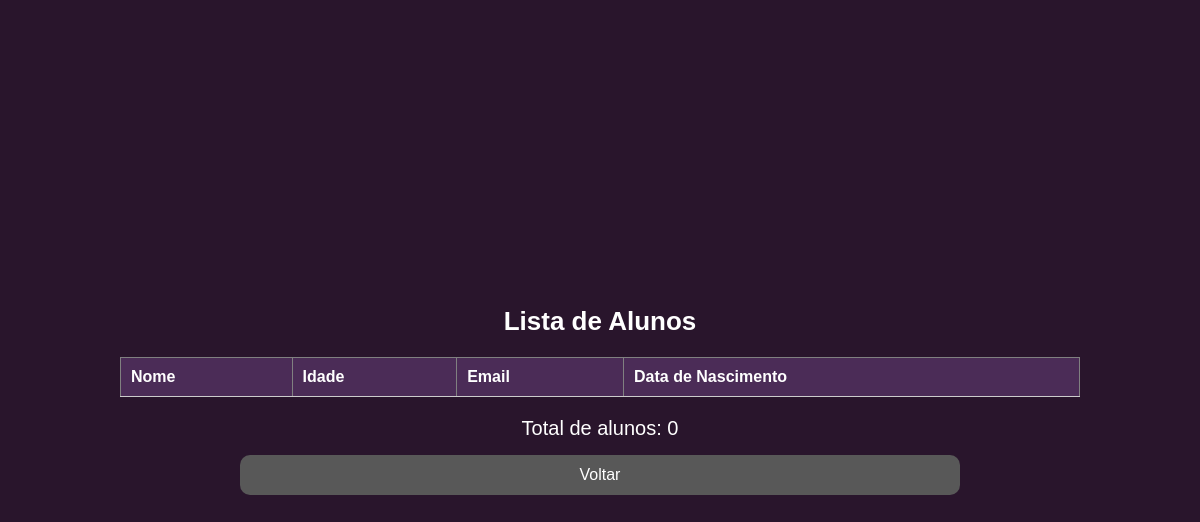
/aula/alunos/, run on an earlier commit of the app's database.
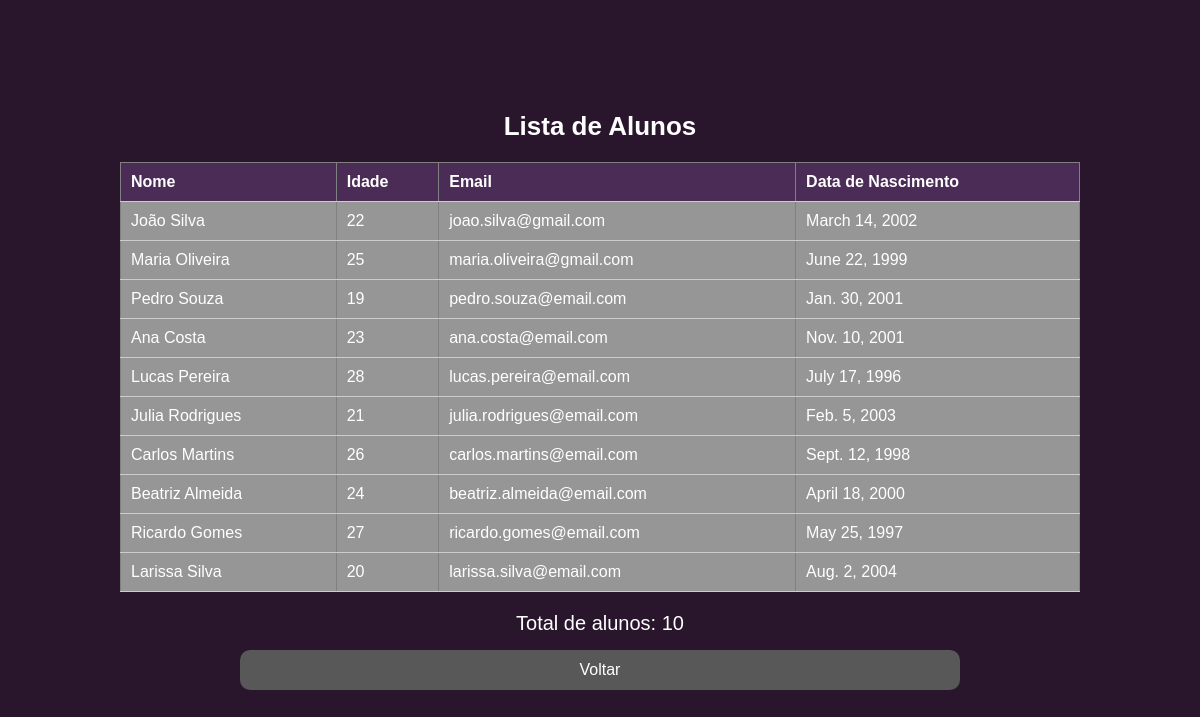
And on a later commit of the database.
### aula/models.py (models this page shows, shortened)
class Aluno(models.Model):
    nome = models.CharField(max_length=100)
    idade = models.IntegerField()
    email = models.EmailField(unique=True)
    data_de_nascimento = models.DateField()
    data_de_criacao = models.DateTimeField(auto_now_add=True)

### aula/views.py (the view)
# urls.py: path('alunos/', views.ConectaBaseDados, name='listar_alunos'),
def ConectaBaseDados(request):
    alunos = Aluno.objects.all()
    total_alunos = Aluno.objects.all().count()
    context={
        'alunos' : alunos,
        'total_alunos': total_alunos
    }
    return render(request, 'aula/alunos.html', context)

### aula/templates/aula/alunos.html (shortened to what this page needs)
{% load static %}
<!DOCTYPE html>
<html lang="pt-br">
<head>
    <link rel="stylesheet" href="{% static 'css/alunos.css' %}">
</head>
<body>
    <div class="alunos-wrapper">
        <h1 class="title">Lista de Alunos</h1>
        <table border="1">
            <thead>
                <tr>
                    <th>Nome</th>
                    <th>Idade</th>
                    <th>Email</th>
                    <th>Data de Nascimento</th>
                </tr>
            </thead>
            <tbody>
                {% for aluno in alunos %}
                <tr>
                    <td>{{ aluno.nome }}</td>
                    <td>{{ aluno.idade }}</td>
                    <td>{{ aluno.email }}</td>
                    <td>{{ aluno.data_de_nascimento }}</td>
                </tr>
                {% endfor %}
            </tbody>
        </table>
        <p>Total de alunos: {{total_alunos}}</p>
        <a href="{% url 'home' %}" class="link">
            <button class="botao">Voltar</button>
        </a>
    </div>
</body>
</html>

### aula/static/css/alunos.css (style rules this page uses)
* { padding: 0; margin: 0; box-sizing: border-box; }
body { background-color: #29152c; font-family: Arial, sans-serif; color: #333; }
.alunos-wrapper { display: flex; flex-direction: column; align-items: center; justify-content: center; height: 100vh; }
.title { color: white; font-size: 26px; }
.link { width: 60%; text-decoration: none; }
.botao { width: 100%; margin-top: 15px; height: 40px; border: 0; border-radius: 10px; cursor: pointer; background-color: rgb(88, 88, 88); color: white; transition: all 0.5s ease-in-out; font-size: 16px; display: flex; justify-content: center; align-items: center; }
table { width: 80%; border-collapse: collapse; margin-top: 20px; }
th, td { padding: 10px; text-align: left; border-bottom: 1px solid #ccc; }
th { font-weight: bold; color: rgb(255, 255, 255); background-color: #4b2c57; }
tbody tr { background-color: #969696; color: white; }
p { margin-top: 20px; color: rgb(255, 255, 255); font-size: 20px; }

What changed in the data, as far as the page shows it:
added Aluno: nome "João Silva", idade "22", email "joao.silva@gmail.com", data_de_nascimento "March 14, 2002"
added Aluno: nome "Maria Oliveira", idade "25", email "maria.oliveira@gmail.com", data_de_nascimento "June 22, 1999"
added Aluno: nome "Pedro Souza", idade "19", email "pedro.souza@email.com", data_de_nascimento "Jan. 30, 2001"
added Aluno: nome "Ana Costa", idade "23", email "ana.costa@email.com", data_de_nascimento "Nov. 10, 2001"
added Aluno: nome "Lucas Pereira", idade "28", email "lucas.pereira@email.com", data_de_nascimento "July 17, 1996"
added Aluno: nome "Julia Rodrigues", idade "21", email "julia.rodrigues@email.com", data_de_nascimento "Feb. 5, 2003"
added Aluno: nome "Carlos Martins", idade "26", email "carlos.martins@email.com", data_de_nascimento "Sept. 12, 1998"
added Aluno: nome "Beatriz Almeida", idade "24", email "beatriz.almeida@email.com", data_de_nascimento "April 18, 2000"
added Aluno: nome "Ricardo Gomes", idade "27", email "ricardo.gomes@email.com", data_de_nascimento "May 25, 1997"
added Aluno: nome "Larissa Silva", idade "20", email "larissa.silva@email.com", data_de_nascimento "Aug. 2, 2004"
Also different on the page:
{{ total_alunos }}: "0" → "10"
